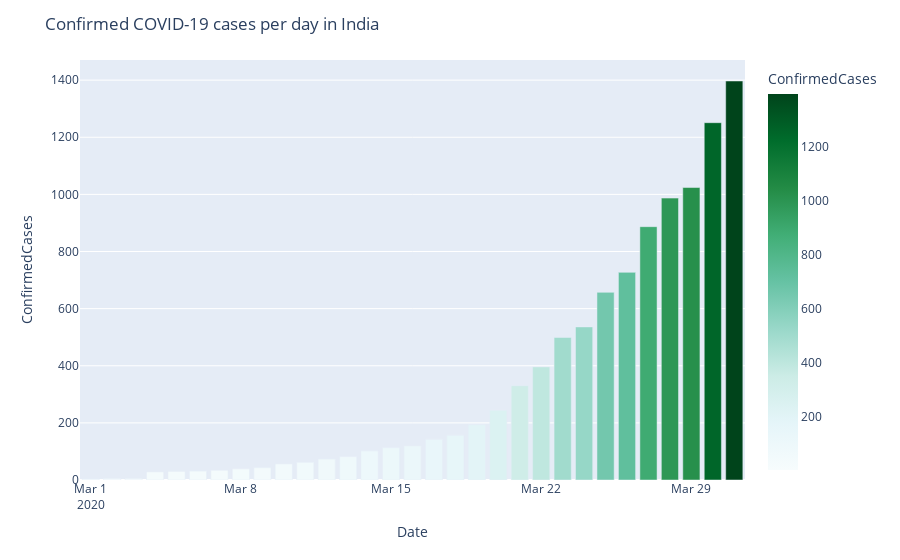

Write notebook code for a chart like this one.
### Code cell
df_by_date = pd.DataFrame(train.fillna('NA').groupby(['Country_Region','Date'])['ConfirmedCases'].sum().sort_values().reset_index())

fig = px.bar(df_by_date.loc[(df_by_date['Country_Region'] == 'India') &(df_by_date.Date >= '2020-03-01')].sort_values('ConfirmedCases',ascending = False), 
             x='Date', y='ConfirmedCases', color="ConfirmedCases", color_continuous_scale=px.colors.sequential.BuGn)

fig.update_layout(title_text='Confirmed COVID-19 cases per day in India')
fig.show()

### Figure 1 — Plotly figure (JSON) as saved in the notebook; plotly's stock layout.template omitted (floating-point values rounded to 4 significant figures)
{"data": [{"textposition": "auto", "hovertemplate": "Date=%{x}<br>ConfirmedCases=%{marker.color}", "showlegend": false, "legendgroup": "", "name": "", "yaxis": "y", "y": [1397, 1251, 1024, 987, 887, 727, 657, 536, 499, 396, 330, 244, 194, 156, 142, 119, 113, 102, 82, 73, 62, 56, 43, 39, 34, 31, 30, 28, 5, 5, 3], "hoverlabel": {"namelength": 0}, "offsetgroup": "", "xaxis": "x", "marker": {"color": [1397, 1251, 1024, 987, 887, 727, 657, 536, 499, 396, 330, 244, 194, 156, 142, 119, 113, 102, 82, 73, 62, 56, 43, 39, 34, 31, 30, 28, 5, 5, 3], "coloraxis": "coloraxis"}, "x": ["2020-03-31", "2020-03-30", "2020-03-29", "2020-03-28", "2020-03-27", "2020-03-26", "2020-03-25", "2020-03-24", "2020-03-23", "2020-03-22", "2020-03-21", "2020-03-20", "2020-03-19", "2020-03-18", "2020-03-17", "2020-03-16", "2020-03-15", "2020-03-14", "2020-03-13", "2020-03-12", "2020-03-11", "2020-03-10", "2020-03-09", "2020-03-08", "2020-03-07", "2020-03-06", "2020-03-05", "2020-03-04", "2020-03-02", "2020-03-03", "2020-03-01"], "alignmentgroup": "True", "type": "bar", "orientation": "v"}], "layout": {"xaxis": {"domain": [0, 1], "anchor": "y", "title": {"text": "Date"}}, "title": {"text": "Confirmed COVID-19 cases per day in India"}, "yaxis": {"domain": [0, 1], "anchor": "x", "title": {"text": "ConfirmedCases"}}, "barmode": "relative", "margin": {"t": 60}, "legend": {"tracegroupgap": 0}, "coloraxis": {"colorbar": {"title": {"text": "ConfirmedCases"}}, "colorscale": [[0, "rgb(247,252,253)"], [0.125, "rgb(229,245,249)"], [0.25, "rgb(204,236,230)"], [0.375, "rgb(153,216,201)"], [0.5, "rgb(102,194,164)"], [0.625, "rgb(65,174,118)"], [0.75, "rgb(35,139,69)"], [0.875, "rgb(0,109,44)"], [1, "rgb(0,68,27)"]]}}}
